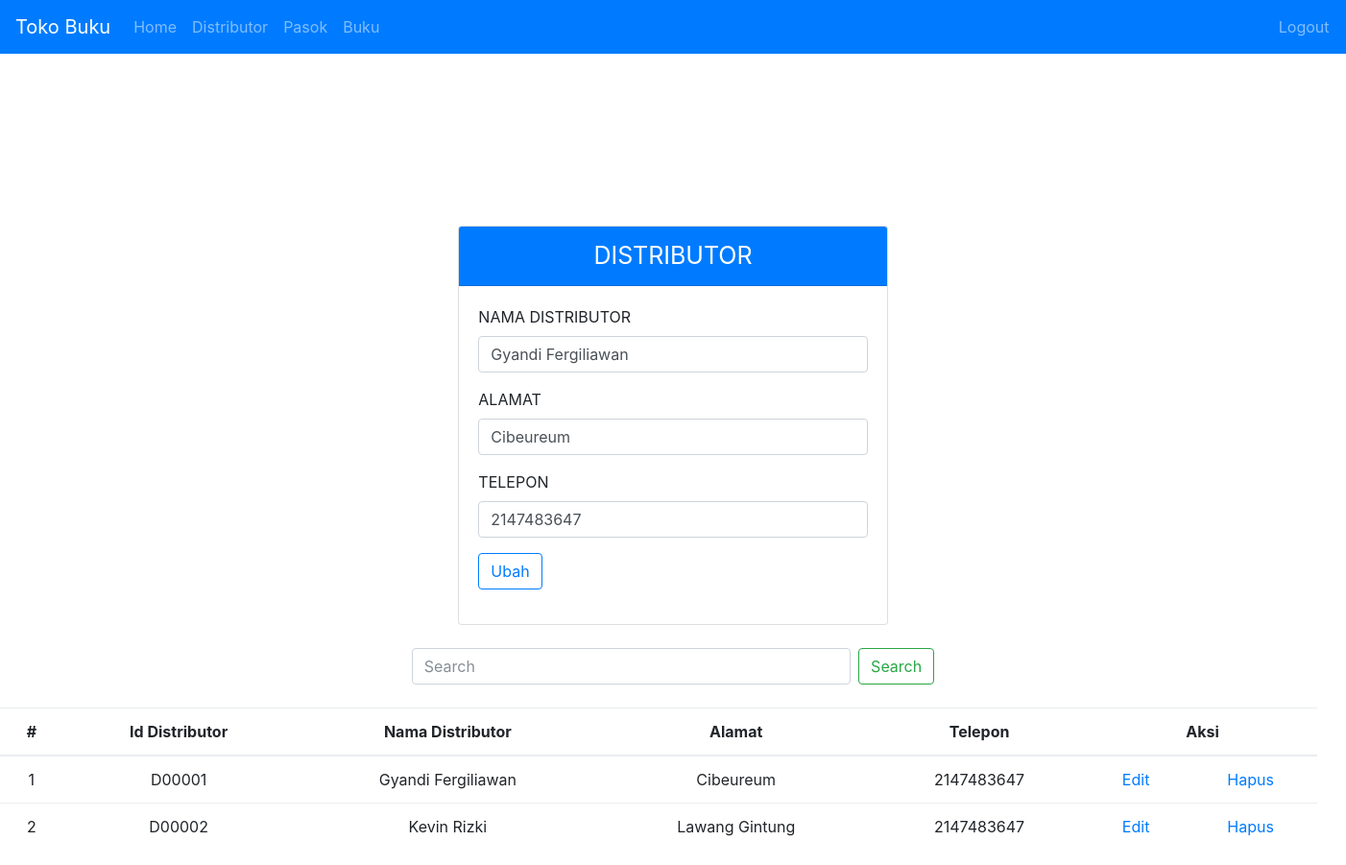
The app's page /admin/menu.php?menu=distributor&edit&id=D00001 (signed in) with its own data.
### tables this page shows
CREATE TABLE IF NOT EXISTS `distributor` (
  `id_distributor` varchar(20) NOT NULL,
  `nama_distributor` varchar(100) NOT NULL,
  `alamat` varchar(225) NOT NULL,
  `telepon` int(11) NOT NULL
);

### lib/library.php (called while the page is built, shortened)
<?php
	class lib{
		function __construct() {
			$this->koneksi = mysqli_connect('localhost', 'root', '','db_toko_buku');
		}
		function tampil($table, $id) {
			$sql = "SELECT * FROM $table ORDER BY $id ASC";
			$tampil = mysqli_query($this->koneksi,$sql);
			while ($data = mysqli_fetch_array($tampil))
				$isi[] = $data;
			return $isi;
		}
		function edit($table, $where){
			$sql = "SELECT * FROM $table WHERE $where";
			$jalan = mysqli_fetch_array(mysqli_query($this->koneksi,$sql));
			return $jalan;
		}
	}
 ?>

### admin/distributor.php (the view, shortened to what this page needs)
<?php
	$table = 'distributor';
	$where = "id_distributor = '$_GET[id]'";
	$wheree = "id_distributor LIKE '%$_POST[text_cari]%' OR nama_distributor LIKE '%$_POST[text_cari]%' OR alamat LIKE '%$_POST[text_cari]%' OR telepon LIKE '%$_POST[text_cari]%'";
	$id = "id_distributor";
	if (isset($_GET['edit'])) {
		@$edit = $perintah->edit($table, $where);
	}
 ?>
<!DOCTYPE html>
<html lang="en">
<head>
	<link rel="stylesheet" href="css/bootstrap.min.css">
</head>
<body>
	<form method="post">
		<div class="row justify-content-md-center text-uppercase">
		<div class="col-md-4 align-items-center">
			<div class="card" style="margin-top: 40%;">
				<div class="card-header badge-primary">
					<i></i><center style="font-size: 25px">DISTRIBUTOR</center>
				</div>
				<div class="card-body">
					<div class="form-group">
						<label>Nama Distributor</label>
						<input type="text" class="form-control" name="nama_distributor" value="<?php echo $edit['nama_distributor'] ?>" required>
					</div>
					<div class="form-group">
						<label>Alamat</label>
						<input type="text" class="form-control" name="alamat" value="<?php echo $edit['alamat'] ?>" required>
					</div>
					<div class="form-group">
						<label>Telepon</label>
						<input type="number" class="form-control" name="telepon" value="<?php echo $edit['telepon'] ?>" required>
					</div>
					<div class="form-group">
						<?php
							if ($_GET['id'] == "") {
						 ?>
						<button class="btn btn-outline-primary" name="simpan">Simpan</button>
						<?php
							} else {
						 ?>
						 <button class="btn btn-outline-primary" name="ubah">Ubah</button>
						 <?php } ?>
					</div>
					</div>
				</div>
			</div>
		</div>
	</form>
	<br />
	<form method="post">
	<div class="form-inline col-md-12 justify-content-center">
		<input class="form-control col-md-4 mr-sm-2" type="search" placeholder="Search" name="text_cari" aria-label="Search">
     	<button class="btn btn-outline-success my-2 my-sm-0" name="cari" type="submit">Search</button>
	</div>
	</form>
	<br />
	<div class="row col-md-12" align="center">
		<table  class="table table-hover">
			<thead>
				<tr>
					<th scope="col" class="text-center">#</th>
					<th scope="col" class="text-center">Id Distributor</th>
					<th scope="col" class="text-center">Nama Distributor</th>
					<th scope="col" class="text-center">Alamat</th>
					<th scope="col" class="text-center">Telepon</th>
					<th scope="col" colspan="2" class="text-center">Aksi</th>
				</tr>
			</thead>
			<tbody>
				<?php
					$no = 0;
					if(isset($_POST['cari'])) {
					$data = $perintah->cari($table, $wheree);
					}else{
					$data = $perintah->tampil($table, $id);
					}
					if ($data == "") {
						echo "<tr><td align='center' colspan='5'>Tidak ada data</td></tr>";
					} else {
						foreach ($data as $isi) {
							$no++
				 ?>
				<tr>
					<td class="text-center"><?php echo $no; ?></td>
					<td class="text-center"><?php echo $isi[0] ?></td>
					<td class="text-center"><?php echo $isi[1] ?></td>
					<td class="text-center"><?php echo $isi[2] ?></td>
					<td class="text-center"><?php echo $isi[3] ?></td>
					<td class="text-center"><a href="?menu=distributor&edit&id=<?php echo $isi['id_distributor'] ?>">Edit</a></td>
					<td class="text-center"><a href="?menu=distributor&hapus&id=<?php echo $isi['id_distributor'] ?>">Hapus</a></td>
				</tr>
				<?php
					}
				}
				 ?>
			</tbody>
		</table>
	</div>
</body>
</html>

### records on screen
distributor: nama_distributor "Gyandi Fergiliawan", alamat "Cibeureum", telepon "2147483647", id_distributor "D00001"
distributor: id_distributor "D00002", nama_distributor "Kevin Rizki", alamat "Lawang Gintung", telepon "2147483647"
